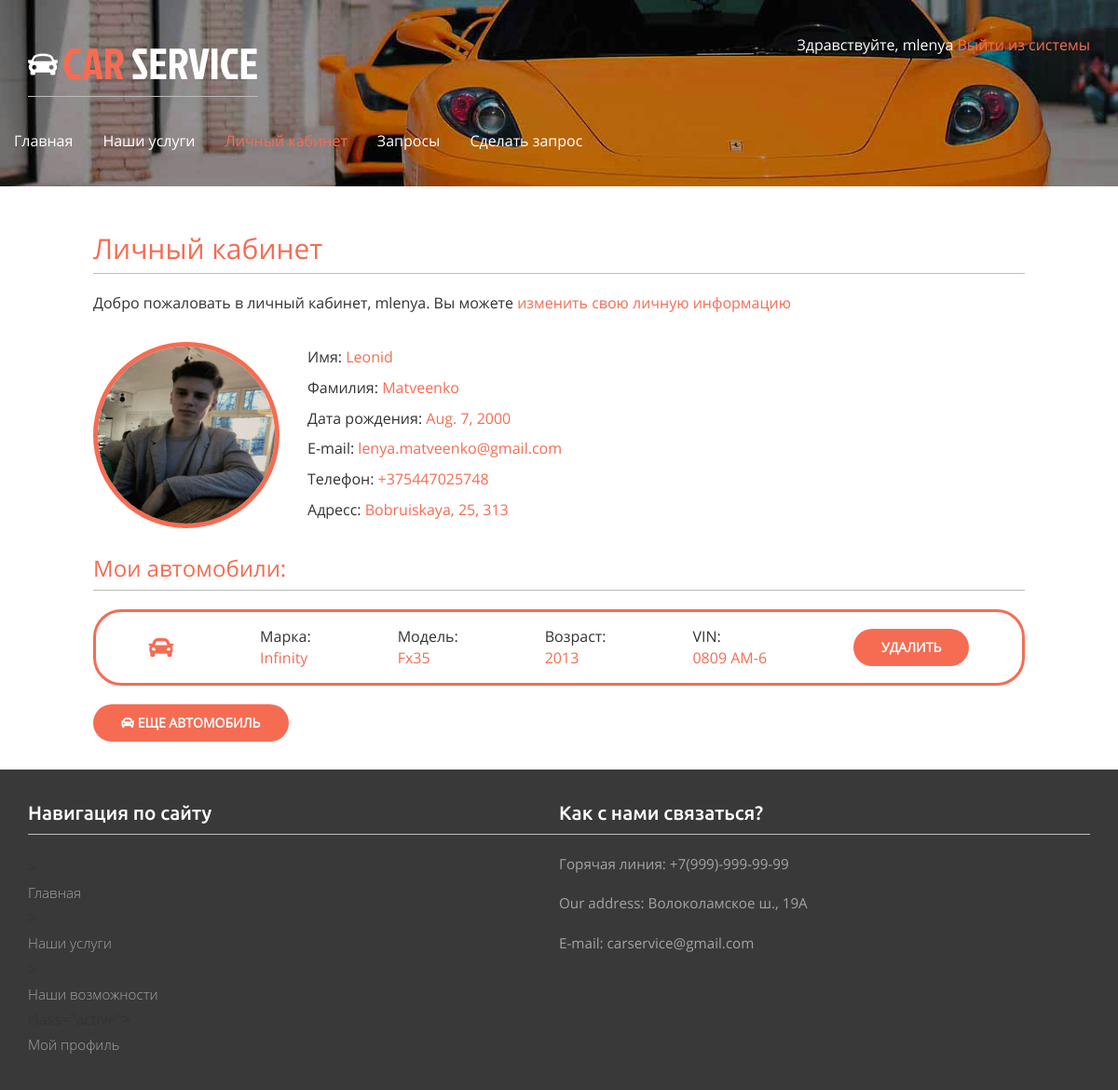
/account/ (signed in), run on the app's committed database.
### account/models.py (models this page shows, shortened)
class Profile(models.Model):
    user = models.OneToOneField(settings.AUTH_USER_MODEL, on_delete=models.CASCADE)
    date_of_birth = models.DateField(blank=True, null=True)
    photo = models.ImageField(upload_to='users/%Y/%m/%d/', blank=True)
    phone = models.CharField(blank=True, max_length=20)
    address = models.CharField(blank=True, max_length=100)

class Car(models.Model):
    user = models.ForeignKey(User, on_delete=models.CASCADE, related_name='car')
    make = models.CharField(max_length=50)
    model = models.CharField(max_length=100)
    year = models.IntegerField()
    vin = models.CharField(max_length=10)

### account/views.py (the view)
# urls.py: path('', views.profile, name='profile'),
@login_required
@csrf_exempt
def profile(request):
    profile = Profile.objects.get(id=request.user.id)
    cars = request.user.car.all()
    if request.method == 'POST':
        car = Car(
            user_id = request.user.id,
            make = request.POST.get('make'),
            model = request.POST.get('model'),
            year = request.POST.get('year'),
            vin = request.POST.get('vin')
            )
        car.save()
        car_json = {'id':car.id, 'make':car.make, 'model':car.model, 'year':car.year, 'vin':car.vin}
        return JsonResponse({'status':'ok', 'car':car_json})
    else:
        car_form = CarForm()
    return render(request,'account/profile.html',{'section': 'profile', 'profile': profile, 'cars':cars, 'car_form':car_form})

### account/templates/account/profile.html (shortened to what this page needs)
{% extends "base.html" %}
{% load static %}
{% block content %}
<h2>Личный кабинет</h2>
<p>Добро пожаловать в личный кабинет, {{ request.user.username }}. Вы можете <a href="{% url "edit" %}">изменить свою личную информацию</a></p>
<div class="container-info">
    <img class="avatar" {% if profile.photo %} src="/media/{{profile.photo}}" {% else %} src="{% static "images/profile.png" %}" {% endif %} alt="">
    <div class="info">
        <p>Имя: <span> {{request.user.first_name}}</span></p>
        <p>Фамилия: <span> {{request.user.last_name}}</span></p>
        <p>Дата рождения: <span> {{profile.date_of_birth}}</span></p>
        <p>E-mail: <span> {{request.user.email}}</span></p>
        <p>Телефон: <span>{{profile.phone}}</span></p>
        <p>Адресс: <span>{{profile.address}}</span></p>
    </div>
</div>
{% if not request.user.is_staff%}
<h3>Мои автомобили:</h3>
<div class="all-cars">
    {% if cars.count > 0 %}
    {% for car in cars %}
    <div class="car" id="car-{{car.id}}">
        <i class="fa fa-car"></i>
        <p>Марка:  <span><br/>{{car.make}}</span></p>
        <p>Модель: <span><br/>{{car.model}}</span></p>
        <p>Возраст: <span><br/>{{car.year}}</span></p>
        <p>VIN: <span><br>{{car.vin}}</span></p>
        <a id="delete-car" class="button" data-id="{{car.id}}" href="#">Удалить</a>
    </div>
    {% endfor %}
</div>
{%else%}
<p>Вы еще не зарегистрировали свои автомобили</p>
{% endif %}
<button id="new-car"><i class="fa fa-car"></i> Еще автомобиль </button>
{% else %}
<div class="admin-rights">
    <p>Вы имеете права администратора</p>
    <a class="button" href="/admin">Открыть панель администратора сайта</a>
</div>
</div>
{% endif %}
{% endblock %}

### account/templates/base.html (shortened to what this page needs)
{% load static %}
<!DOCTYPE html>
<html>
    <head>
        <link href="{% static "css/bootstrap.css" %}" rel='stylesheet' type='text/css' />
        <link href="{% static "css/style.css" %}" rel='stylesheet' type='text/css' />
        <link href="{% static "css/font-awesome/css/all.css" %}" rel="stylesheet" type='text/css'/>
    </head>
    <body>
        <div class="banner banner2">
            <div class="container">
                <div class="header">
                    <div class="logo">
                        <h1><a href="{% url "main" %}"><img src="{% static "images/car.png" %}" alt=""/>CAR <span>SERVICE</span></a></h1>
                    </div>
                    <div class="top_details">
                        <p>
                            {% if request.user.is_authenticated %}
                             Здравствуйте, {{ request.user.username }}<a href="{% url "logout" %}"> Выйти из системы</a>
                            {% else %}<a href="{% url "login" %}">Войти</a>{% endif %}
                        </p>
                    </div>
                    <div class="clearfix"></div>
                </div>
                <nav class="navbar navbar-default">
                    <div class="collapse navbar-collapse nav-wil" id="bs-example-navbar-collapse-1">
                        <ul class="nav navbar-nav">
                            <li {% if section == "main" %} class="active"{% endif %}><a href="/main/">Главная</a></li>
                            <li {% if section == "services" %} class="active"{% endif %}><a href="{% url "services" %}">Наши услуги</a></li>
                            <li {% if section == "profile" %} class="active"{% endif %}><a href="{% url "profile" %}">Личный кабинет</a></li>
                            <li {% if section == "orders" %} class="active"{% endif %}><a href="/orders/">Запросы</a></li>
                            <li {% if section == "appointment" %} class="active"{% endif %}><a href="/orders/appointment">Сделать запрос</a></li>
                        </ul>
                    </div>
                 </nav>
            </div>
        </div>
        <div id="content">
        {% block content %}{% endblock %}
        </div>
        <div class="footer2">
            <div class="container">
            <div class="ftr2-grids">
              <div class="col-md-6 ftr2-grid1">
                 <h3>Навигация по сайту</h3>
                 <ul>
                    <li>{% if section == "main" %} class="active"{% endif %}><a href="/main/">Главная</a></li>
                    <li>{% if section == "services" %} class="active"{% endif %}><a href="{% url "services" %}">Наши услуги</a>
                    <li>{% if section == "appointment" %} class="active"{% endif %}><a href="/orders/appointment">Наши возможности</a></li>
                    <li>{% if section == "profile" %} class="active"{% endif %}><a href="{% url "profile" %}">Мой профиль</a></li>
                 </ul>
             </div>
             <div class="col-md-6 ftr6-grid3">
                 <h3>Как с нами связаться?</h3>
                <p>Горячая линия: +7(999)-999-99-99</p>
                <p>Our address: Волоколамское ш., 19A</p>
                <p>E-mail: carservice@gmail.com</p>
             </div>
             <div class="clearfix"></div>
        </div>

### account/static/css/style.css (style rules this page uses)
h4, h5, h6, h1, h2, h3 { border-bottom:1px solid #bbb; padding:0 0 10px 0; margin:20px 0 20px 0; color:#f66c53; }
ul, ol { margin: 0; padding:0; }
p { margin: 5px 0px; font-size: 12pt; }
.navbar-nav { margin: -15px; margin-bottom: 10px; }
i { cursor: pointer; }
html, body { font-family: 'OpenSans-Regular'; font-size: 100%; background: #ffffff; }
.info { margin-left: 3%; display: flex; flex-direction: column; }
.info span, .car span, .order span, .edit-order span, .search span { color:#f66c53; }
.container-info { display: flex; direction: row; margin: 30px 0px; }
img.avatar { border-radius: 100px; width: 200px; height: 200px; display: inline-block; border: 5px solid #f66c53; }
h1 { border-bottom:1px solid #bbb; padding:0 0 10px 0; margin:10px 0 20px 0; color:#f66c53; }
input[type=submit], button, a.button { font-weight:bold; background:#f66c53; color:#fff; padding: 10px 30px; font-size:14px; text-transform:uppercase; border: 0; border-radius: 20px; margin: 0px 0px; }
.car { border: solid 3px #f66c53; display: flex; flex-direction: row; justify-content: space-around; align-items: center; border-radius: 30px; padding: 10px; margin: 20px 0px; }
.car i { color: #f66c53; font-size: 20pt; }
#content { padding: 30px 100px ; }
body a { transition:0.5s all; -webkit-transition:0.5s all; -moz-transition:0.5s all; -o-transition:0.5s all; -ms-transition:0.5s all; text-decoration: none; color: #f66c53; }
.banner { background:url(../images/bg3.jpg) no-repeat 0px -120px; background-size:cover; min-height:800px; }
.header { margin-top:2em; }
.logo { float:left; }
.logo h1 a { color:#F66C53; text-decoration:none; font-family:'JockeyOne-Regular'; font-size:1.3em; }
.logo h1 a img { margin-right:5px; vertical-align:initial; }
.logo h1 a span { color:#fff; }
.top_details { float:right; }
.top_details p { color:#fff; margin-bottom:0.5em; }
.navbar-default { background:none; border:none; }
.navbar-default ul li { display:inline-block; }
.navbar-default ul li a { display:block; color:#fff; text-decoration:none; padding:0 2em 0 0; }
ul.navbar-nav li.active a { background:none!important; color:#F66C53!important; }
.navbar-default .navbar-nav > li > a { color:#fff; }
.navbar-collapse { padding:0; }
.navbar { margin:2em 0; }
.footer2 { background:#393939; padding-bottom: 1em; }
.ftr2-grid1 { padding:1em 0; }
.ftr6-grid3 { padding: 1em 0; }
.ftr2-grid1 h3 { color:#fff; font-size:1.3em; font-weight:300; font-family: 'Ubuntu-Medium'; }
.ftr2-grid1 ul { margin:1.5em 0 0em 0; }
.ftr2-grid1 ul li { display:block; }
.ftr2-grid1 ul li a { display:block; padding:5px 0; color:#a4a4a4; font-size:0.95em; font-weight:300; text-decoration:none; font-family: 'Open Sans', sans-serif; }
.ftr6-grid3 h3 { color: #fff; font-size: 1.3em; font-family: 'Ubuntu-Medium'; }
.ftr6-grid3 p { margin-top:1.3em; color:#a4a4a4; font-size:0.95em; line-height:1.5em; }
.banner2 { background: url(../images/bg3.jpg) no-repeat 0px -375px; background-size: cover; min-height: 200px; max-height: 200px; }
.button { font-size: 0.85em; margin-top: 5px; padding: 10px 15px; display: inline-block; background:#F66C53; color: #FFF; outline: 0; }

### data on the page
Profile: photo (picture), date_of_birth "Aug. 7, 2000", phone "+375447025748", address "Bobruiskaya, 25, 313"
Car: make "Infinity", model "Fx35", year "2013", vin "0809 AM-6"

### other printed values
{{ request.user.username }} "mlenya"
{{ request.user.first_name }} "Leonid"
{{ request.user.last_name }} "Matveenko"
{{ request.user.email }} "lenya.matveenko@gmail.com"
